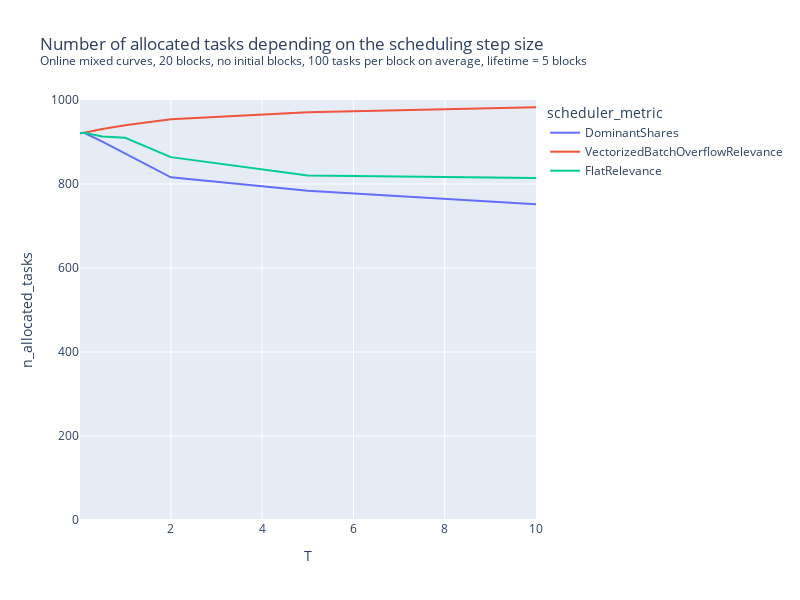

Write notebook code for a chart like this one.
### Code cell
# Gradual unlocking.
# Diff seed (1) and 10 initial blocks.
rdf = load_ray_experiment(Path("/home/pierre/privacypacking/logs/ray/run_and_report_2021-12-09_20-55-13"))
px.line(
    rdf.sort_values("T"),
    x="T",
    y="n_allocated_tasks",
    color="scheduler_metric",
    # log_x=True,
    width=800,
    height=600,
    range_y=[0,1000],
    title="Number of allocated tasks depending on the scheduling step size<br><sup>Online mixed curves, 20 blocks, no initial blocks, 100 tasks per block on average, lifetime = 5 blocks</sup>"
)

### Figure 1 — Plotly figure (JSON) as saved in the notebook; plotly's stock layout.template omitted (floating-point values rounded to 4 significant figures)
{"data": [{"hovertemplate": "scheduler_metric=DominantShares<br>T=%{x}<br>n_allocated_tasks=%{y}<extra></extra>", "legendgroup": "DominantShares", "line": {"color": "#636efa", "dash": "solid"}, "marker": {"symbol": "circle"}, "mode": "lines", "name": "DominantShares", "orientation": "v", "showlegend": true, "type": "scatter", "x": [0.01, 0.1, 0.5, 1, 2, 5, 10], "xaxis": "x", "y": [921, 922, 901, 872, 816, 784, 752], "yaxis": "y"}, {"hovertemplate": "scheduler_metric=VectorizedBatchOverflowRelevance<br>T=%{x}<br>n_allocated_tasks=%{y}<extra></extra>", "legendgroup": "VectorizedBatchOverflowRelevance", "line": {"color": "#EF553B", "dash": "solid"}, "marker": {"symbol": "circle"}, "mode": "lines", "name": "VectorizedBatchOverflowRelevance", "orientation": "v", "showlegend": true, "type": "scatter", "x": [0.01, 0.1, 0.5, 1, 2, 5, 10], "xaxis": "x", "y": [921, 922, 931, 940, 954, 971, 983], "yaxis": "y"}, {"hovertemplate": "scheduler_metric=FlatRelevance<br>T=%{x}<br>n_allocated_tasks=%{y}<extra></extra>", "legendgroup": "FlatRelevance", "line": {"color": "#00cc96", "dash": "solid"}, "marker": {"symbol": "circle"}, "mode": "lines", "name": "FlatRelevance", "orientation": "v", "showlegend": true, "type": "scatter", "x": [0.01, 0.1, 0.5, 1, 2, 5, 10], "xaxis": "x", "y": [921, 922, 913, 910, 864, 820, 814], "yaxis": "y"}], "layout": {"height": 600, "legend": {"title": {"text": "scheduler_metric"}, "tracegroupgap": 0}, "title": {"text": "Number of allocated tasks depending on the scheduling step size<br><sup>Online mixed curves, 20 blocks, no initial blocks, 100 tasks per block on average, lifetime = 5 blocks</sup>"}, "width": 800, "xaxis": {"anchor": "y", "autorange": true, "domain": [0, 1], "range": [0.01, 10], "title": {"text": "T"}, "type": "linear"}, "yaxis": {"anchor": "x", "domain": [0, 1], "range": [0, 1000], "title": {"text": "n_allocated_tasks"}, "type": "linear"}}}
